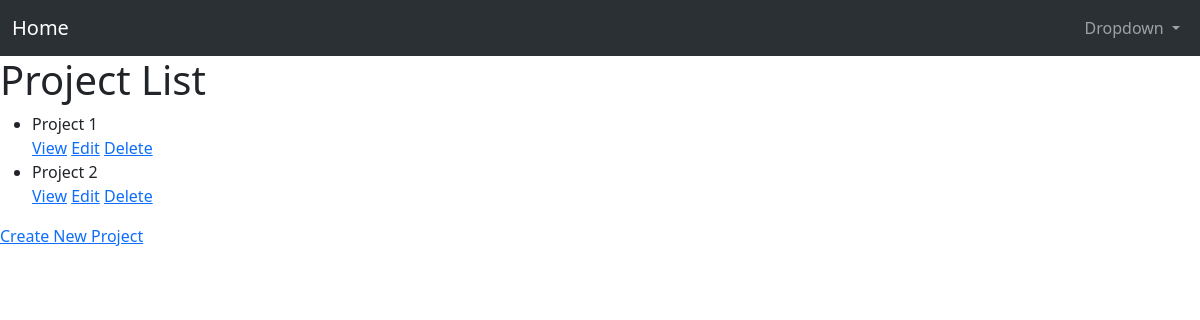
The page /projects/ on the database as committed earlier.
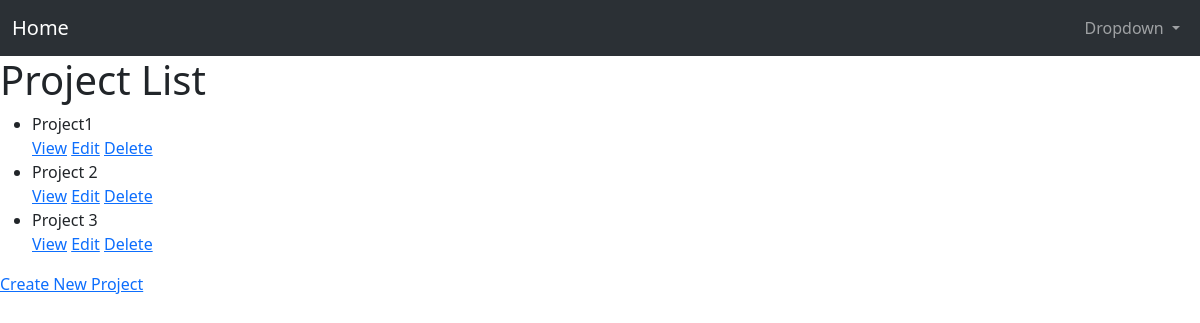
The same page on the database as committed later.
### projects/models.py (models this page shows, shortened)
class Project(models.Model):
    name                        = models.CharField(max_length=255)
    description                 = models.TextField()
    time_frame_for_completion   = models.DateField()
    time_created                = models.DateTimeField(auto_now_add=True)
    time_updated = models.DateTimeField(auto_now=True)
    users = models.ManyToManyField(CustomUser, related_name='projects', through='Membership')
    ACTIVE = 'A'
    COMPLETED = 'C'
    DORMANT = 'D'
    STATUS_CHOICES = (
        (ACTIVE, "Active"),
        (COMPLETED, "Completed"),
        (DORMANT, "Dormant"),
    )
    status = models.CharField(
        max_length=1,
        choices = STATUS_CHOICES,
        default = ACTIVE,
    )

### projects/views.py (the view)
# urls.py: path('', ProjectListView.as_view(), name='projects-list'),
class ProjectListView(ListView):
    template_name = 'projects/project_list.html'
    queryset = Project.objects.all()

### projects/templates/projects/project_list.html
{% extends 'base.html' %}
{% block content %}
        <h1>Project List</h1>
        <ul>
            {% for project in object_list %}
                <li>{{ project.name }}</li>
                <a href="{% url 'projects:projects-detail' project.pk %}">View</a>
                <a href="{% url 'projects:projects-update' project.pk %}">Edit</a>
                <a href="{% url 'projects:projects-delete' project.pk %}">Delete</a>
            {% endfor %}
        </ul>
        <a href="{% url 'projects:projects-create' %}">Create New Project</a>
{% endblock %}

### templates/base.html (shortened to what this page needs)
<!DOCTYPE html>
<html>
    <head>
        <link href="https://cdn.jsdelivr.net/npm/bootstrap@5.3.3/dist/css/bootstrap.min.css" rel="stylesheet">
    </head>
    <body>
        {% include 'navbar.html' %}
        {% block content %}{% endblock %}
    </body>
</html>

### templates/navbar.html (shortened to what this page needs)
<nav class="navbar bg-primary navbar-expand-lg bg-body-tertiary" data-bs-theme="dark">
  <div class="container-fluid">
      <a class="navbar-brand" href="{% url 'home' %}">Home</a>
      <div class="collapse navbar-collapse" id="navbarSupportedContent">
          <ul class="navbar-nav ms-auto">
              <li class="nav-item dropdown">
                  <a class="nav-link dropdown-toggle" href="#" role="button" data-bs-toggle="dropdown" aria-expanded="false">
                      Dropdown
                  </a>
              </li>
          </ul>
      </div>
  </div>
</nav>

Rows that differ between the two databases and show on the page:
removed Project: name "Project 1"
added Project: name "Project1"
added Project: name "Project 3"
